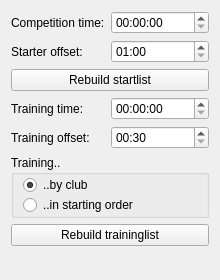
<?xml version="1.0" encoding="UTF-8"?>
<ui version="4.0">
 <class>StartDataEditor</class>
 <widget class="QWidget" name="StartDataEditor">
  <property name="geometry">
   <rect>
    <x>0</x>
    <y>0</y>
    <width>220</width>
    <height>280</height>
   </rect>
  </property>
  <property name="minimumSize">
   <size>
    <width>200</width>
    <height>280</height>
   </size>
  </property>
  <property name="windowTitle">
   <string>Form</string>
  </property>
  <layout class="QFormLayout" name="formLayout">
   <property name="fieldGrowthPolicy">
    <enum>QFormLayout::AllNonFixedFieldsGrow</enum>
   </property>
   <item row="1" column="0">
    <widget class="QLabel" name="label_2">
     <property name="text">
      <string>Competition time:</string>
     </property>
    </widget>
   </item>
   <item row="1" column="1">
    <widget class="QTimeEdit" name="competitionTime"/>
   </item>
   <item row="2" column="0">
    <widget class="QLabel" name="label_3">
     <property name="text">
      <string>Starter offset:</string>
     </property>
    </widget>
   </item>
   <item row="2" column="1">
    <widget class="QTimeEdit" name="startOffset">
     <property name="toolTip">
      <string>Specify time of podium training in minues and seconds.</string>
     </property>
     <property name="buttonSymbols">
      <enum>QAbstractSpinBox::UpDownArrows</enum>
     </property>
     <property name="maximumTime">
      <time>
       <hour>0</hour>
       <minute>10</minute>
       <second>0</second>
      </time>
     </property>
     <property name="minimumTime">
      <time>
       <hour>0</hour>
       <minute>1</minute>
       <second>0</second>
      </time>
     </property>
     <property name="displayFormat">
      <string>mm:ss</string>
     </property>
    </widget>
   </item>
   <item row="6" column="0" colspan="2">
    <widget class="QGroupBox" name="groupBox">
     <property name="title">
      <string>Training..</string>
     </property>
     <layout class="QVBoxLayout" name="verticalLayout">
      <property name="spacing">
       <number>0</number>
      </property>
      <property name="topMargin">
       <number>0</number>
      </property>
      <property name="bottomMargin">
       <number>0</number>
      </property>
      <item>
       <widget class="QRadioButton" name="byclub">
        <property name="text">
         <string>..by club</string>
        </property>
        <property name="checked">
         <bool>true</bool>
        </property>
       </widget>
      </item>
      <item>
       <widget class="QRadioButton" name="instartingorder">
        <property name="text">
         <string>..in starting order</string>
        </property>
       </widget>
      </item>
     </layout>
    </widget>
   </item>
   <item row="5" column="0">
    <widget class="QLabel" name="label_4">
     <property name="text">
      <string>Training offset:</string>
     </property>
    </widget>
   </item>
   <item row="5" column="1">
    <widget class="QTimeEdit" name="trainingOffset">
     <property name="maximumTime">
      <time>
       <hour>0</hour>
       <minute>10</minute>
       <second>0</second>
      </time>
     </property>
     <property name="minimumTime">
      <time>
       <hour>0</hour>
       <minute>0</minute>
       <second>30</second>
      </time>
     </property>
     <property name="displayFormat">
      <string>mm:ss</string>
     </property>
     <property name="time">
      <time>
       <hour>0</hour>
       <minute>0</minute>
       <second>30</second>
      </time>
     </property>
    </widget>
   </item>
   <item row="7" column="0" colspan="2">
    <widget class="QPushButton" name="rebuildTraining">
     <property name="text">
      <string>Rebuild traininglist</string>
     </property>
     <property name="icon">
      <iconset resource="../../ressources.qrc">
       <normaloff>:/ui/icons/images/icons/refresh_doc_64.png</normaloff>:/ui/icons/images/icons/refresh_doc_64.png</iconset>
     </property>
    </widget>
   </item>
   <item row="4" column="0">
    <widget class="QLabel" name="label">
     <property name="text">
      <string>Training time:</string>
     </property>
    </widget>
   </item>
   <item row="4" column="1">
    <widget class="QTimeEdit" name="trainingTime"/>
   </item>
   <item row="3" column="0" colspan="2">
    <widget class="QPushButton" name="rebuildStart">
     <property name="text">
      <string>Rebuild startlist</string>
     </property>
     <property name="icon">
      <iconset resource="../../ressources.qrc">
       <normaloff>:/ui/icons/images/icons/refresh_doc_64.png</normaloff>:/ui/icons/images/icons/refresh_doc_64.png</iconset>
     </property>
    </widget>
   </item>
  </layout>
 </widget>
 <resources>
  <include location="../../ressources.qrc"/>
 </resources>
 <connections/>
</ui>
